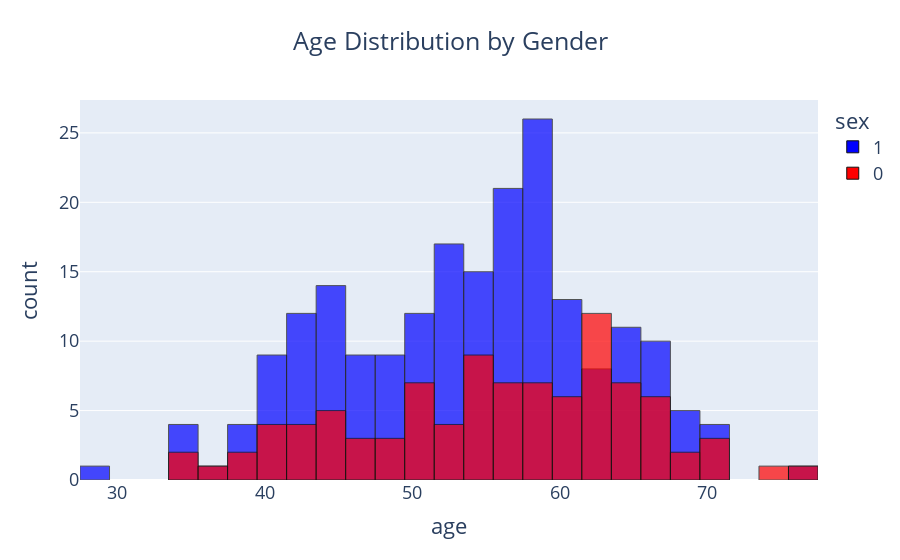

Source (notebook cell):
### Code cell
fig = px.histogram(heart, x="age", nbins=30, color="sex",
                   title="Age Distribution by Gender",
                   opacity=0.7, barmode="overlay",
                   color_discrete_sequence=["blue", "red"])  
                   
fig.update_layout(title_x=0.5, font_size=18)  
fig.update_traces(
    hovertemplate = "Age: %{x}<br>Frequency: %{y}",
    marker=dict(line=dict(color='#111', width=1))
)
fig.show()

### Figure 1 — Plotly figure (JSON) as saved in the notebook; plotly's stock layout.template omitted (floating-point values rounded to 4 significant figures; data arrays with more than 128 entries replaced by an {"elided": "..."} marker saying what was removed)
{"data": [{"bingroup": "x", "hovertemplate": "Age: %{x}<br>Frequency: %{y}", "legendgroup": "1", "marker": {"color": "blue", "line": {"color": "#111", "width": 1}, "opacity": 0.7, "pattern": {"shape": ""}}, "name": "1", "nbinsx": 30, "orientation": "v", "showlegend": true, "type": "histogram", "x": {"elided": "206 int values"}, "xaxis": "x", "yaxis": "y"}, {"bingroup": "x", "hovertemplate": "Age: %{x}<br>Frequency: %{y}", "legendgroup": "0", "marker": {"color": "red", "line": {"color": "#111", "width": 1}, "opacity": 0.7, "pattern": {"shape": ""}}, "name": "0", "nbinsx": 30, "orientation": "v", "showlegend": true, "type": "histogram", "x": [41, 57, 56, 48, 58, 50, 58, 66, 69, 71, 65, 41, 46, 54, 65, 65, 51, 53, 53, 53, 51, 44, 63, 57, 71, 35, 45, 62, 43, 55, 60, 42, 67, 54, 58, 54, 45, 62, 63, 68, 45, 50, 50, 64, 64, 37, 46, 46, 64, 41, 54, 39, 34, 67, 52, 74, 54, 49, 41, 49, 60, 51, 42, 67, 76, 44, 60, 71, 66, 39, 58, 55, 62, 65, 61, 51, 62, 60, 61, 43, 62, 63, 56, 59, 56, 62, 62, 66, 63, 55, 58, 55, 58, 63, 57, 57], "xaxis": "x", "yaxis": "y"}], "layout": {"barmode": "overlay", "font": {"size": 18}, "legend": {"title": {"text": "sex"}, "tracegroupgap": 0}, "title": {"text": "Age Distribution by Gender", "x": 0.5}, "xaxis": {"anchor": "y", "domain": [0, 1], "title": {"text": "age"}}, "yaxis": {"anchor": "x", "domain": [0, 1], "title": {"text": "count"}}}}
